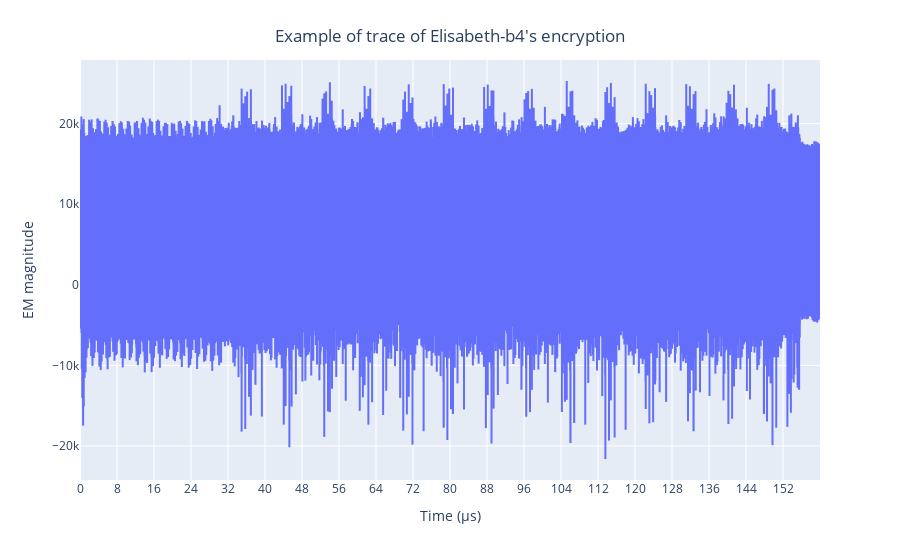

Write notebook code for a chart like this one.
### Code cell
import plotly.express as px
fig = px.line(traces_total[0][0][:80000])
fig.update_layout(
    title={
        "text": "Example of trace of Elisabeth-b4's encryption",
        "x": 0.5,
        "xanchor": "center",
        "yanchor": "top"
    },
    xaxis={
        "tickmode": "array",
        "tickvals": list(range(0, 80000, 80000 // 20)),
        "ticktext": [str(8*n) for n in range(20)]

    },
    xaxis_title="Time (μs)",
    yaxis_title="EM magnitude",
    showlegend=False
)
fig.show()

### Figure 1 — Plotly figure (JSON) as saved in the notebook; plotly's stock layout.template omitted (floating-point values rounded to 4 significant figures; data arrays with more than 128 entries replaced by an {"elided": "..."} marker saying what was removed)
{"data": [{"hovertemplate": "variable=0<br>index=%{x}<br>value=%{y}<extra></extra>", "legendgroup": "0", "line": {"color": "#636efa", "dash": "solid"}, "marker": {"symbol": "circle"}, "mode": "lines", "name": "0", "showlegend": true, "type": "scattergl", "x": {"elided": "80000 int values"}, "xaxis": "x", "y": {"elided": "80000 int values"}, "yaxis": "y"}], "layout": {"legend": {"title": {"text": "variable"}, "tracegroupgap": 0}, "margin": {"t": 60}, "showlegend": false, "title": {"text": "Example of trace of Elisabeth-b4's encryption", "x": 0.5, "xanchor": "center", "yanchor": "top"}, "xaxis": {"anchor": "y", "domain": [0, 1], "tickmode": "array", "ticktext": ["0", "8", "16", "24", "32", "40", "48", "56", "64", "72", "80", "88", "96", "104", "112", "120", "128", "136", "144", "152"], "tickvals": [0, 4000, 8000, 12000, 16000, 20000, 24000, 28000, 32000, 36000, 40000, 44000, 48000, 52000, 56000, 60000, 64000, 68000, 72000, 76000], "title": {"text": "Time (μs)"}}, "yaxis": {"anchor": "x", "domain": [0, 1], "title": {"text": "EM magnitude"}}}}
